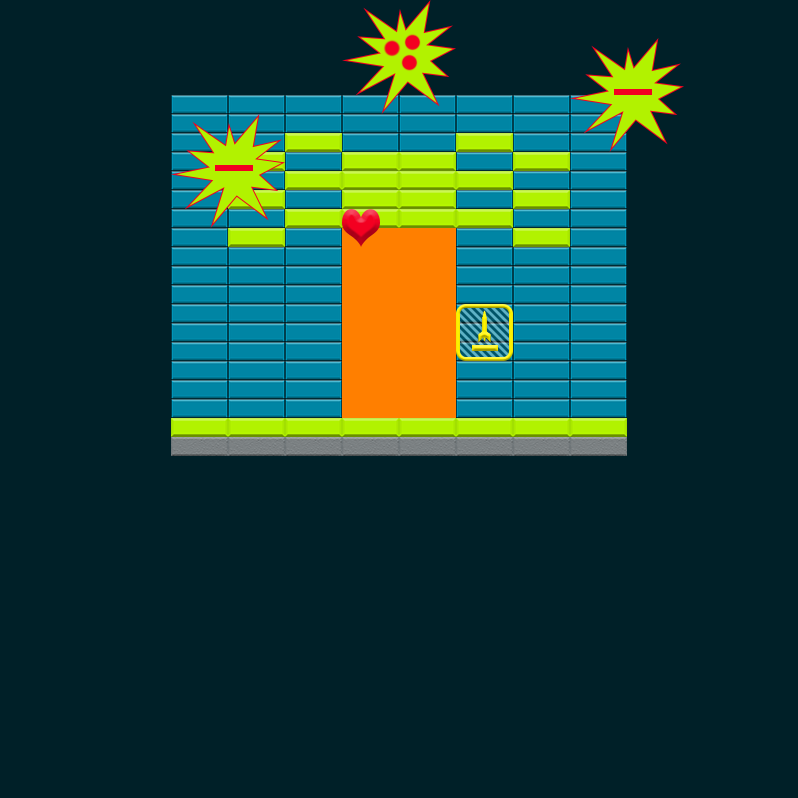

Below is a game level as drawn by its tile map, then a one-line description and the .tmx that defines it (tile-layer data replaced by summaries):
An orthogonal 14x42 tile map with 57x19 px tiles, 2 tile layers (Bricks, Powerups), 3 tilesets.

<map version="1.0" tiledversion="1.0.3" orientation="orthogonal" renderorder="left-up" width="14" height="42" tilewidth="57" tileheight="19" backgroundcolor="#002028" nextobjectid="15">
 <properties>
  <property name="FinalBallSpeedPercentageIncrease" type="int" value="25" />
 </properties>
 <tileset firstgid="1" name="Bricks" tilewidth="114" tileheight="38" tilecount="18" columns="0">
  <tile id="0">
   <properties>
    <property name="HitsToDestroy" type="int" value="1" />
   </properties>
   <image width="114" height="38" source="../../../../SourceImages/Game/Brick-A1.png" />
  </tile>
  <tile id="1">
   <properties>
    <property name="HitsToDestroy" type="int" value="2" />
   </properties>
   <image width="114" height="38" source="../../../../SourceImages/Game/Brick-A2.png" />
  </tile>
  <tile id="2">
   <properties>
    <property name="HitsToDestroy" type="int" value="1" />
   </properties>
   <image width="114" height="38" source="../../../../SourceImages/Game/Brick-B1.png" />
  </tile>
  <tile id="3">
   <properties>
    <property name="HitsToDestroy" type="int" value="2" />
   </properties>
   <image width="114" height="38" source="../../../../SourceImages/Game/Brick-B2.png" />
  </tile>
  <tile id="4">
   <properties>
    <property name="HitsToDestroy" type="int" value="1" />
   </properties>
   <image width="114" height="38" source="../../../../SourceImages/Game/Brick-C1.png" />
  </tile>
  <tile id="5">
   <properties>
    <property name="HitsToDestroy" type="int" value="2" />
   </properties>
   <image width="114" height="38" source="../../../../SourceImages/Game/Brick-C2.png" />
  </tile>
  <tile id="6">
   <properties>
    <property name="HitsToDestroy" type="int" value="1" />
   </properties>
   <image width="114" height="38" source="../../../../SourceImages/Game/Brick-D1.png" />
  </tile>
  <tile id="7">
   <properties>
    <property name="HitsToDestroy" type="int" value="2" />
   </properties>
   <image width="114" height="38" source="../../../../SourceImages/Game/Brick-D2.png" />
  </tile>
  <tile id="8">
   <properties>
    <property name="HitsToDestroy" type="int" value="-1" />
   </properties>
   <image width="114" height="38" source="../../../../SourceImages/Game/Brick-E1.png" />
  </tile>
  <tile id="9">
   <properties>
    <property name="HitsToDestroy" type="int" value="1" />
   </properties>
   <image width="57" height="19" source="../../../../SourceImages/Game/SmallBrick-A1.png" />
  </tile>
  <tile id="10">
   <properties>
    <property name="HitsToDestroy" type="int" value="2" />
   </properties>
   <image width="57" height="19" source="../../../../SourceImages/Game/SmallBrick-A2.png" />
  </tile>
  <tile id="11">
   <properties>
    <property name="HitsToDestroy" type="int" value="1" />
   </properties>
   <image width="57" height="19" source="../../../../SourceImages/Game/SmallBrick-B1.png" />
  </tile>
  <tile id="12">
   <properties>
    <property name="HitsToDestroy" type="int" value="2" />
   </properties>
   <image width="57" height="19" source="../../../../SourceImages/Game/SmallBrick-B2.png" />
  </tile>
  <tile id="14">
   <properties>
    <property name="HitsToDestroy" type="int" value="1" />
   </properties>
   <image width="57" height="19" source="../../../../SourceImages/Game/SmallBrick-C1.png" />
  </tile>
  <tile id="15">
   <properties>
    <property name="HitsToDestroy" type="int" value="2" />
   </properties>
   <image width="57" height="19" source="../../../../SourceImages/Game/SmallBrick-C2.png" />
  </tile>
  <tile id="16">
   <properties>
    <property name="HitsToDestroy" type="int" value="1" />
   </properties>
   <image width="57" height="19" source="../../../../SourceImages/Game/SmallBrick-D1.png" />
  </tile>
  <tile id="17">
   <properties>
    <property name="HitsToDestroy" type="int" value="2" />
   </properties>
   <image width="57" height="19" source="../../../../SourceImages/Game/SmallBrick-D2.png" />
  </tile>
  <tile id="18">
   <properties>
    <property name="HitsToDestroy" type="int" value="-1" />
   </properties>
   <image width="57" height="19" source="../../../../SourceImages/Game/SmallBrick-E1.png" />
  </tile>
 </tileset>
 <tileset firstgid="20" name="Powerups" tilewidth="57" tileheight="57" tilecount="6" columns="0">
  <tile id="0">
   <properties>
    <property name="PowerupType" type="int" value="3" />
   </properties>
   <image width="57" height="57" source="../../../../SourceImages/Game/PowerupFireball.png" />
  </tile>
  <tile id="1">
   <properties>
    <property name="PowerupType" type="int" value="1" />
   </properties>
   <image width="57" height="57" source="../../../../SourceImages/Game/PowerupLargerPaddle.png" />
  </tile>
  <tile id="2">
   <properties>
    <property name="PowerupType" type="int" value="2" />
   </properties>
   <image width="57" height="57" source="../../../../SourceImages/Game/PowerupMultiBall.png" />
  </tile>
  <tile id="3">
   <properties>
    <property name="PowerupType" type="int" value="4" />
   </properties>
   <image width="57" height="57" source="../../../../SourceImages/Game/PowerupBullets.png" />
  </tile>
  <tile id="4">
   <properties>
    <property name="PowerupType" type="int" value="5" />
   </properties>
   <image width="57" height="57" source="../../../../SourceImages/Game/PowerupRockets.png" />
  </tile>
  <tile id="5">
   <properties>
    <property name="PowerupType" type="int" value="6" />
   </properties>
   <image width="38" height="38" source="../../../../SourceImages/Game/LifeUp.png" />
  </tile>
 </tileset>
 <tileset firstgid="26" name="Wormholes" tilewidth="57" tileheight="57" tilecount="2" columns="0">
  <tile id="2">
   <image width="57" height="57" source="../../../../SourceImages/Game/WormholeIn.png" />
  </tile>
  <tile id="3">
   <image width="57" height="57" source="../../../../SourceImages/Game/WormholeOut.png" />
  </tile>
 </tileset>
 <layer name="Bricks" width="14" height="42">
  <data>[588 cells, 152 non-empty, 4 distinct tile ids]</data>
 </layer>
 <layer name="Powerups" width="14" height="42">
  <data>[588 cells, 5 non-empty, 4 distinct tile ids]</data>
 </layer>
 <objectgroup name="Wormholes" />
</map>